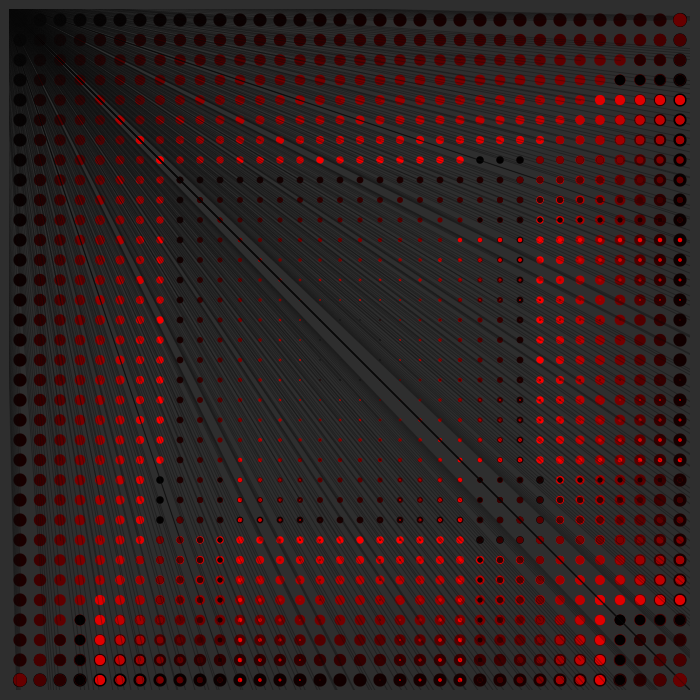
Frame 1 (no input)
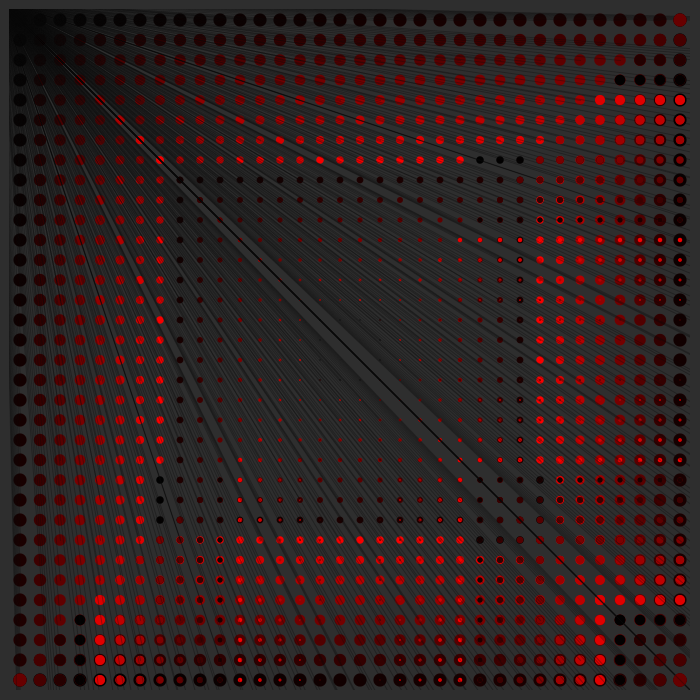
Frame 60 (the mouse pressed at the canvas centre just before this capture)
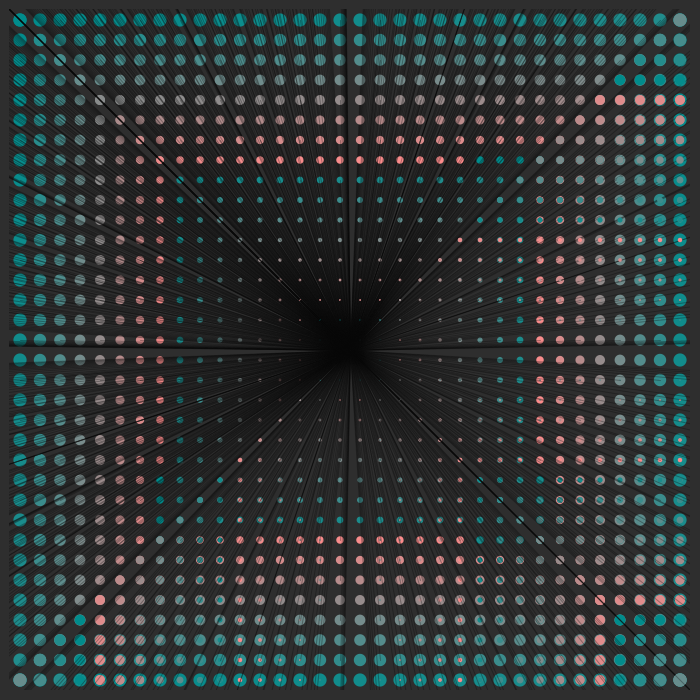
Frame 120 (the mouse held since frame 60 and released just before this capture)

The Processing sketch that drew these frames (run headless with seeded random() and noise(); from frame 60 on, the mouse is pressed at the canvas centre):

// Processing sketch: processing_72865
// ── processing_72865.pde

void setup() {
size(700, 700);
background(46, 46, 46);
smooth();
frameRate (9);
}

void draw () {
background(46, 46, 46);
float c1 = 0;

//circles & lines
for (int y = 20; y <= height-20; y+= 20) {
  for (int x = 20; x <= width-20; x += 20) {
    //white circles
    //fill(255);
    c1+=1;
    c1%=255;
    fill(c1, mouseX/2.5, mouseY/2.5);
    //stroke(102);
    ellipse (x + y - 20, y, 14 - y/25.0, 14 - y/25.0);
    ellipse (x + y - 20, 700-y, 14 - y/25.0, 14 - y/25.0);
    //ellipse (700 - (x + y - 20), y, 14 - y/25.0, 14 - y/25.0);
    ellipse (y, x + y - 20, 14 - y/25.0, 14 - y/25.0);
    ellipse (700-y, x + y - 20, 14 - y/25.0, 14 - y/25.0);
    //ellipse (x, 700 - (x + y - 20), 14 - y/25.0, 14 - y/25.0);
    //ellipse (x + y - 20, x, 14 - y/25.0, 14 - y/25.0);
    
    //lines towards mouse
    stroke(5, 5, 5, 80);
    line(x * 2 - 500, y * 2 - 500, mouseX, mouseY);
    
    //clean border
    fill(46, 46, 46);
    noStroke();
    rect(0, 690, width, 20);
    rect(690, 0, 20, height);
    rect(0, 0, 9, height);
    rect(0, 0,   width, 9);
     }
  }
}
